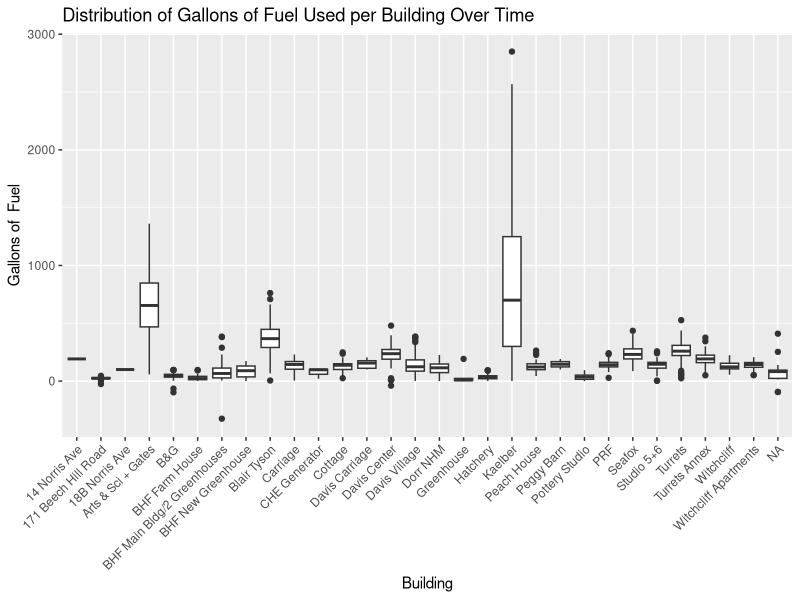
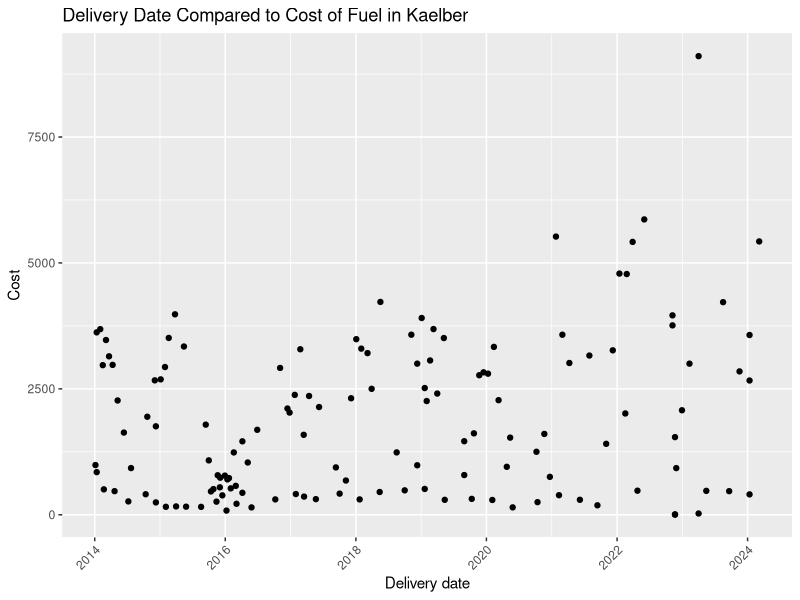
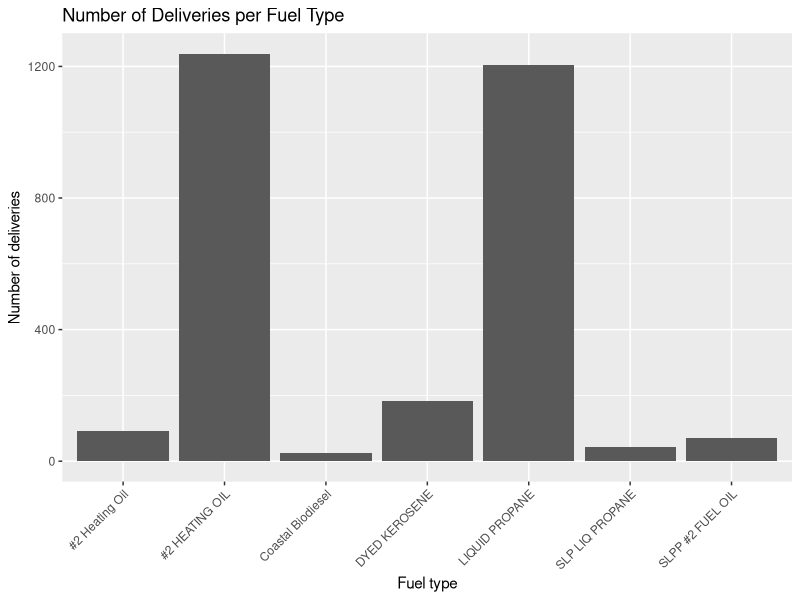
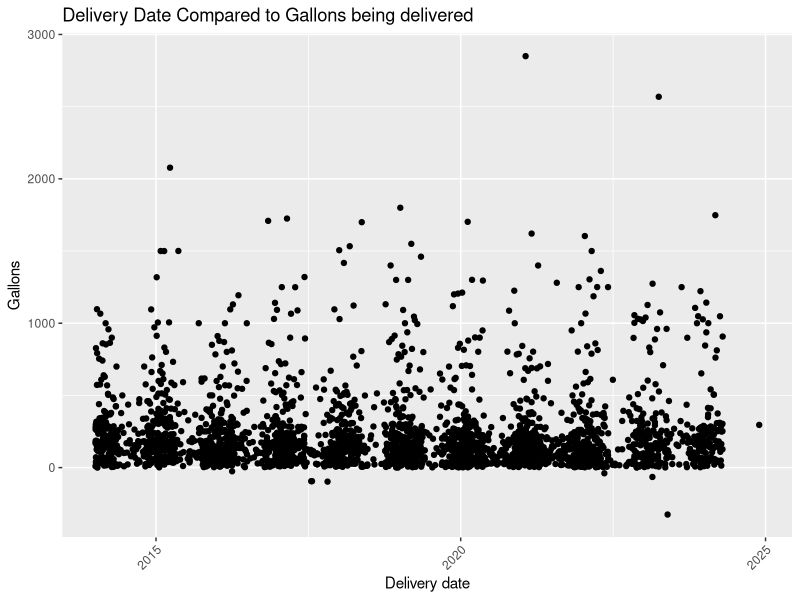

R code for these plots, in order:
## ---- chunk 1
library(tidyverse)
library(broom)
library(readr)
library(lubridate)


## ---- chunk 2
fuels <- read_csv("../data/Dead-River.csv",
                  col_names = c("X1", "X2", 
                                "Delivery_date", "Fuel_type",
                                "Tank_number", "Building",
                                "Gallons", "Unit_cost",
                                "Cost")) |>
  select(Delivery_date, Fuel_type, Tank_number, Building, Gallons, Unit_cost, Cost) |>
  filter(Delivery_date != "Delivery Date") |> 
  mutate(Delivery_date = mdy(Delivery_date)) |>
  mutate(Tank_number = case_when(
  Tank_number == "Tank 8" ~ "8",
  Tank_number == "Tank 3" ~ "3",
  Tank_number == "Tank 24" ~ "24",
  Tank_number == "Tank 17" ~ "17",
  TRUE ~ Tank_number
),
Tank_number = as.integer(Tank_number)) %>% 
mutate(Cost = case_when(
    Cost == "610.12 cr" ~ "-610.12",
    TRUE ~ Cost
  ),
  Cost = as.numeric(Cost)) %>% 
  mutate(Gallons = as.numeric(Gallons)) %>% 
  mutate(Unit_cost = as.numeric(Unit_cost))
## ---- chunk 3
glimpse(fuels)

## ---- chunk 4
fuels |>
ggplot(aes(x = Building, y = Gallons)) +
  geom_boxplot() +
  labs(x = "Building",
       y = "Gallons of  Fuel",
       title = "Distribution of Gallons of Fuel Used per Building Over Time") +
  scale_x_discrete(guide = guide_axis(angle = 45))

fuels |>
  filter(Building == "Kaelber") |>
  ggplot(aes(x = Delivery_date, y = Cost)) +
  geom_point() +
  scale_x_date(guide = guide_axis(angle = 45)) +
  labs(x = "Delivery date",
       y = "Cost",
       title = "Delivery Date Compared to Cost of Fuel in Kaelber")

fuels |>
ggplot(aes(x = Fuel_type)) +
  geom_bar() +
  scale_x_discrete(guide = guide_axis(angle = 45)) +
  labs(x = "Fuel type",
       y = "Number of deliveries",
       title = "Number of Deliveries per Fuel Type")

ggplot(fuels, aes(x = Delivery_date, y = Gallons)) +
  geom_point() +
  scale_x_date(guide = guide_axis(angle = 45)) +
  labs(x = "Delivery date",
       y = "Gallons",
       title = "Delivery Date Compared to Gallons being delivered")

